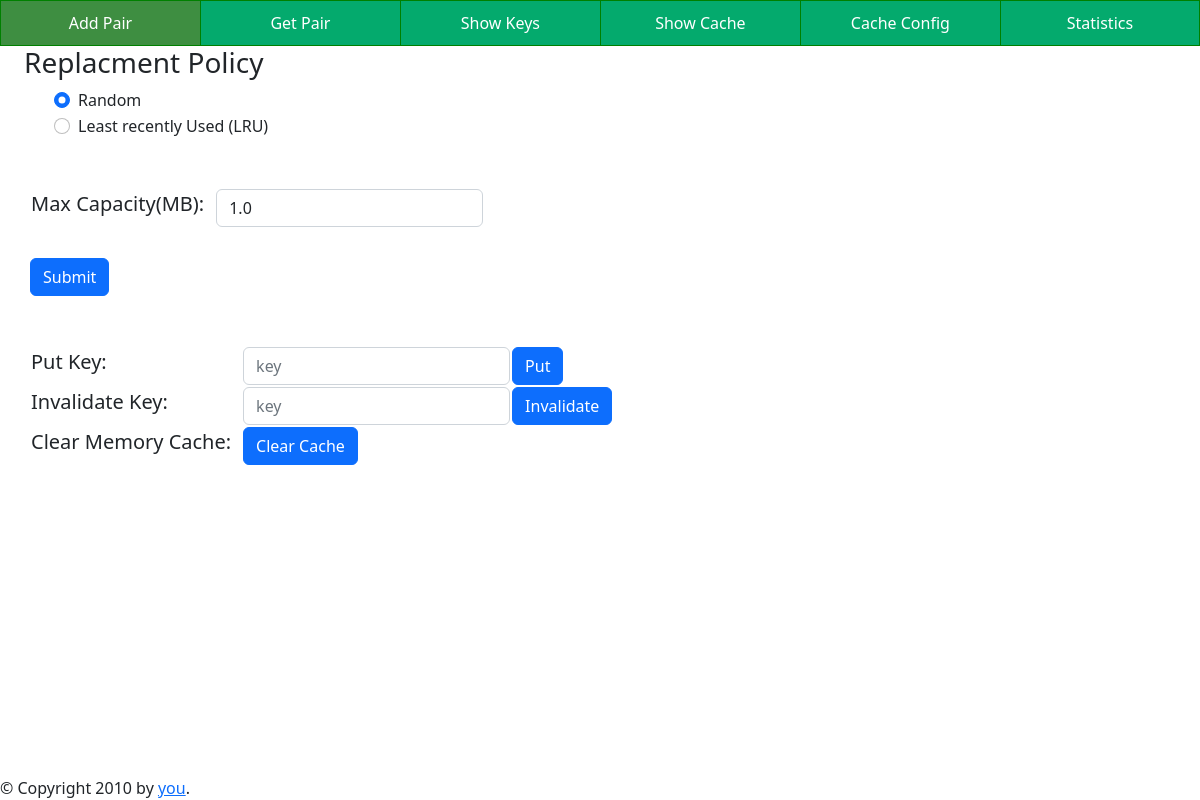
Page /cache_config on the earlier database version.
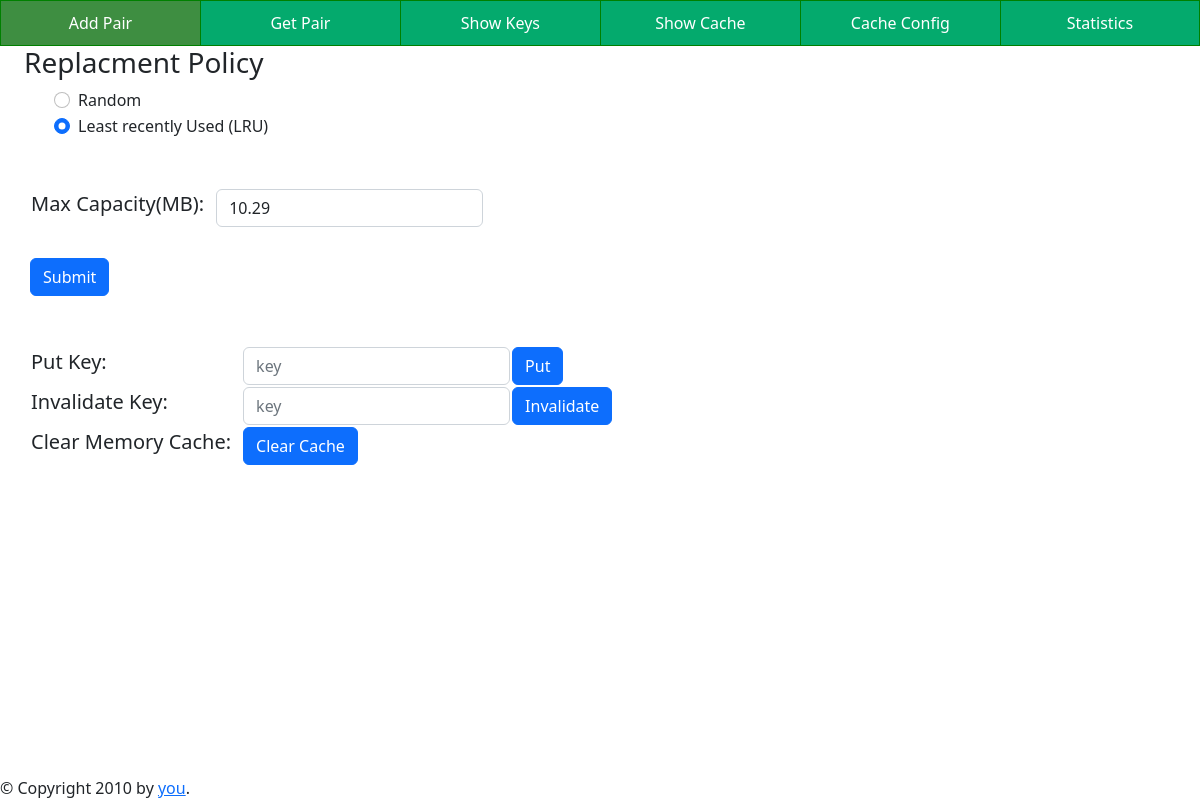
Same page on the later database version.
### tables this page shows
CREATE TABLE policies (
    id INTEGER PRIMARY KEY AUTOINCREMENT,
    policy_name TEXT UNIQUE NOT NULL,
    description TEXT,
    policy_name_view TEXT,
    created_at TIMESTAMP,
    updaed_at TIMESTAMP
);

CREATE TABLE mem_cache (
    id INTEGER PRIMARY KEY AUTOINCREMENT,
    replace_policy INTEGER,
    capacity FLOAT,
    mem_size FLOAT,
    num_of_items INTEGER,
    created_at TIMESTAMP,
    updaed_at TIMESTAMP,

    FOREIGN KEY(replace_policy) REFERENCES policies(id)
);

### app.py (the view)
@app.route("/cache_config", methods=['GET'])
def cache_config_get():
    data = get_cache_config()
    return render_template('cache_config.html', data = data)

### lib.py (called while the page is built)
def make_dicts(cursor, row):
    return dict((cursor.description[idx][0], value)
                for idx, value in enumerate(row))

def get_db_connection():
    conn = sqlite3.connect('database.db')
    conn.row_factory = make_dicts
    return conn

def get_capacity() -> float:
    conn = get_db_connection()
    capacity = conn.execute('select capacity from mem_cache').fetchall()
    conn.close()
    return capacity[0]['capacity']

def get_replace_policy_id() -> int:
    conn = get_db_connection()
    replace_ploicy = conn.execute('select replace_policy from mem_cache').fetchall()
    conn.close()
    return replace_ploicy[0]['replace_policy']

def get_policies() -> list:
    conn = get_db_connection()
    policies = conn.execute('select id, policy_name, policy_name_view from policies order by id').fetchall()
    conn.close()
    return list(policies)

def get_cache_config() -> dict:
    return {'capacity' : get_capacity(), 'current_policy_id' : get_replace_policy_id(), 'policies' : get_policies()}

### templates/cache_config.html (shortened to what this page needs)
{% extends 'layout.html' %}
{% block head %}{{ super() }} {% endblock %}
{% block content %}
<div>
    <form action="/cache_config" method="post" enctype="multipart/form-data">
        <div class="form-check">
            <h3> Replacment Policy</h3>
            {% for policy in data.policies %}
            <div class="form-check" style="margin-left: 30px;">
                <input id="{{loop.index}}" name="policy" class="form-check-input" type="radio" value={{policy.id}}
                 {% if policy.id == data.current_policy_id %} checked {% endif %}>
                <label class="form-check-label" for="{{loop.index}}">
                    {{ policy.policy_name_view }}
                </label>
            </div>
            {% endfor %}
        </div>
        <div>
            <table style="margin-top: 50px; margin-left:30px">
                <tr>
                    <td><label style="font-size: 20px;">Max Capacity(MB): </label></td>
                    <td> <input step="any" value="{{ data['capacity'] }}" type="number" name="capacity" class="form-control" style="margin-left:10px;"
                            placeholder="capacity"> </td>
                </tr>
            </table>
        </div>
        <button style="margin-top:30px; margin-left:30px" type="submit" class="btn btn-primary">Submit</button>
    </form>
    <div style="margin-top: 50px; margin-bottom: 100px;">
        <table style="margin-top: 50px; margin-left:30px">
            <tr>
                <form action="/put_key" method="post" enctype="multipart/form-data">
                    <td><label style="font-size: 20px;">Put Key: </label></td>
                    <td> <input name="key" class="form-control" style="margin-left:10px;" placeholder="key"> </td>
                    <td>
                        <button style="margin-left: 10px;" type="submit" class="btn btn-primary">Put</button>
                    </td>
                </form>
            </tr>
            <tr>
                <form action="/invalidate_key" method="post" enctype="multipart/form-data">
                    <td><label style="font-size: 20px;">Invalidate Key: </label></td>
                    <td> <input name="key" class="form-control" style="margin-left:10px;" placeholder="key"> </td>
                    <td>
                        <button style="margin-left: 10px;" type="submit" class="btn btn-primary">Invalidate</button>
                    </td>
                </form>
            </tr>
            <tr>
                <td><label style="font-size: 20px;">Clear Memory Cache: </label></td>
                <td>
                    <form action="/clear_cache" method="get" enctype="multipart/form-data">
                        <button style="margin-left: 10px;" name="clear_cache" value="true" type="submit"
                            class="btn btn-primary">Clear Cache</button>
                    </form>
                </td>
            </tr>
        </table>
    </div>
</div>
{% endblock %}

Differences in the rows shown:
changed policies "Random": policy "☑ Random" → "☐ Random"
changed policies "Least recently Used (LRU)": policy "☐ Least recently Used (LRU)" → "☑ Least recently Used (LRU)"
changed mem_cache: capacity "1.0" → "10.29"
